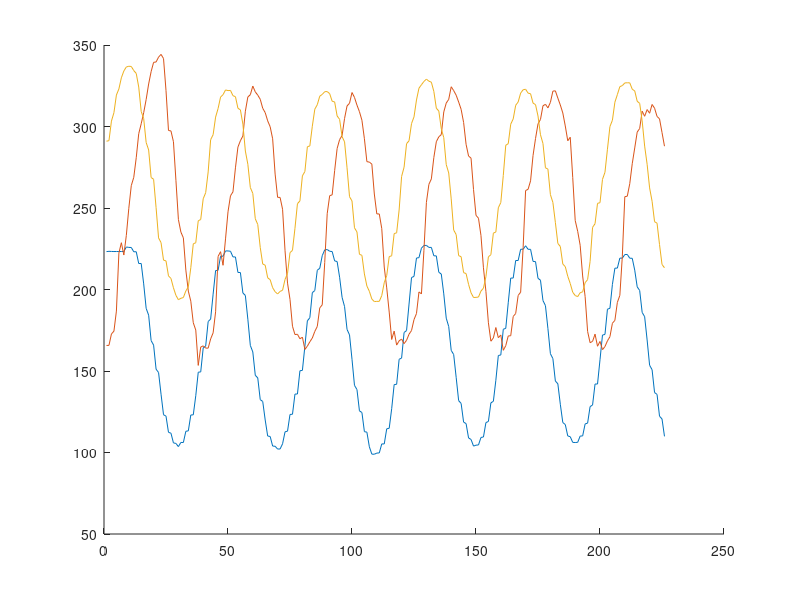
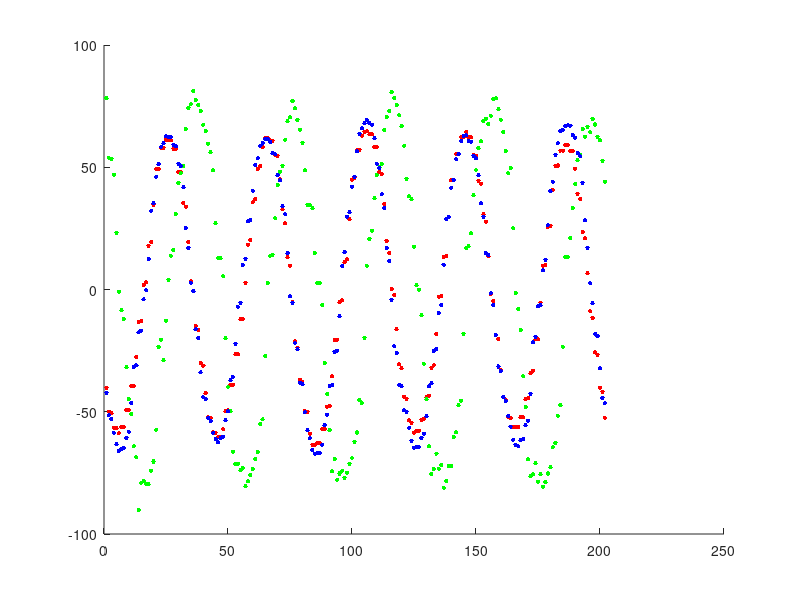
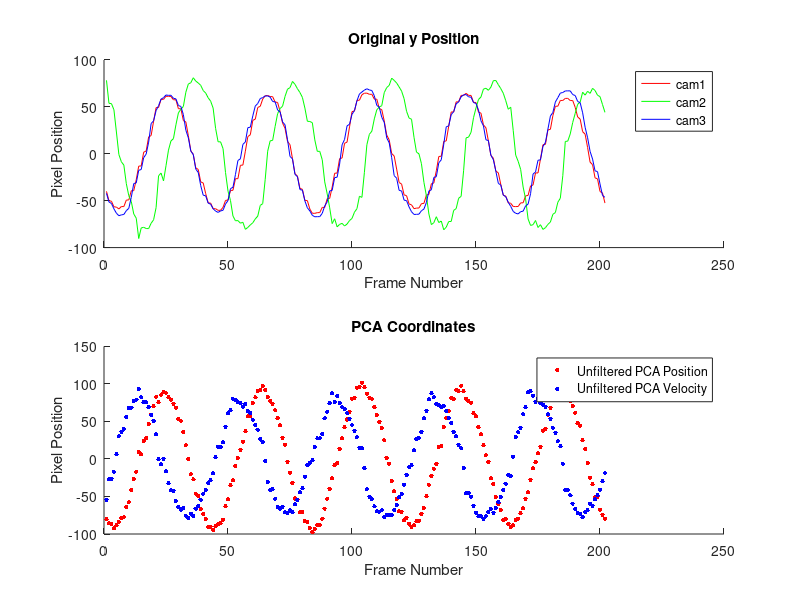
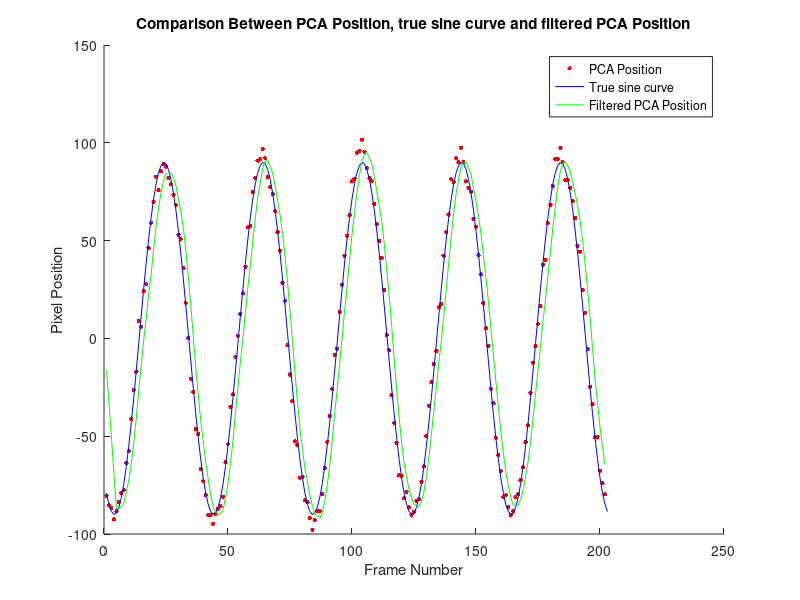

Recreate these plots in MATLAB, in order. (Note: this script raises an error after producing the figures.)
%PCA and SINDy Implementation
%Will Sze
%40096561
clear all; close all; clc;

%Loading Data from extracted location of each camera
load cam1_1_xPos2.mat
load cam1_1_yPos2.mat
cam1_xPos = x_pos;
cam1_yPos = y_pos;

load cam2_1_xPos.mat
load cam2_1_yPos.mat
cam2_xPos = x_pos(1:length(cam1_xPos));
cam2_yPos = y_pos(1:length(cam1_yPos));

load cam3_1_xPos.mat
load cam3_1_yPos.mat
cam3_xPos = x_pos(1:length(cam1_xPos));
cam3_yPos = y_pos(1:length(cam1_yPos));

clear 'x_pos';
clear 'y_pos';

nfigure = 1;

%Plots all three camera y positions
figure(nfigure);
hold on
  plot(cam1_yPos);
  plot(cam2_yPos);
  plot(cam3_yPos);
hold off
nfigure++;

%Removes first few data
Start = 25;
X_og(1,:) = cam1_xPos(Start:end);
X_og(2,:) = cam1_yPos(Start:end);
X_og(3,:) = cam2_xPos(Start:end);
X_og(4,:) = cam2_yPos(Start:end);
X_og(5,:) = cam3_xPos(Start:end);
X_og(6,:) = cam3_yPos(Start:end);

for i = 1:6
  X_og_mean(i) = mean(X_og(i,:));
  X_PCA(i,:) = X_og(i,:) - X_og_mean(i);
end

%Plotting the mean subtracted data
figure(nfigure);
hold on
  plot(X_PCA(2,:),'r.','MarkerSize', 10);
  plot(X_PCA(4,:),'g.','MarkerSize', 10);
  plot(X_PCA(6,:),'b.','MarkerSize', 10);
hold off
nfigure++;


%--------- Applying PCA -----------%
A = 1/sqrt(length(X_og)-1)*X_PCA;

%A_AT = A*A'; %Alternative
%[eig_Vect, eig_Val] = eig(A_AT); %Alternative

[U,S,V] = svd(A,'econ');
Rank_S = 2; %First 2 principal components
Y_PCA = U(:,1:Rank_S)'*X_PCA;

%Ploting Original mean subtracted data and the data obtained from PCA
figure(nfigure);

  subplot (2, 1, 1)
  hold on
  plot(X_PCA(2,:),'r','MarkerSize', 10);
  plot(X_PCA(4,:),'g','MarkerSize', 10);
  plot(X_PCA(6,:),'b','MarkerSize', 10);
  hold off

  title("Original y Position");
  h = legend ("cam1","cam2","cam3");
  xlabel ("Frame Number");
  ylabel ("Pixel Position");

  subplot (2, 1, 2)
  hold on
  plot(Y_PCA(1,:),'r.','MarkerSize', 10);
  plot(Y_PCA(2,:),'b.','MarkerSize', 10);
  hold off

  title("PCA Coordinates");
  h = legend ("Unfiltered PCA Position","Unfiltered PCA Velocity");
  xlabel ("Frame Number");
  ylabel ("Pixel Position");

nfigure++;

%Comparing with a true sine curve
t = linspace(0,202,203);
y_sin = 90*sin(2*pi/40*t-pi/2-0.5);

figure(nfigure)

  hold on
  plot(Y_PCA(1,:),'r.','MarkerSize', 10);
  plot(y_sin,'b','MarkerSize', 10);

  %Filtering
  windowSize = 5;
  b = (1/windowSize)*ones(1,windowSize);
  a = 1;

  Y_PCA(1,:) = filter(b,a,Y_PCA(1,:));
  Y_PCA(2,:) = filter(b,a,Y_PCA(2,:));

  plot(Y_PCA(1,:),'g','MarkerSize', 10);
  hold off

  title("Comparison Between PCA Position, true sine curve and filtered PCA Position");
  h = legend ("PCA Position","True sine curve", "Filtered PCA Position");
  xlabel ("Frame Number");
  ylabel ("Pixel Position");

nfigure++;

%Plotting the filtered PCA Data
figure(nfigure);

  subplot (2, 1, 1)
  hold on
  plot(X_PCA(2,:),'r','MarkerSize', 10);
  plot(X_PCA(4,:),'g','MarkerSize', 10);
  plot(X_PCA(6,:),'b','MarkerSize', 10);
  hold off

  title("Original y Position");
  h = legend ("cam1","cam2","cam3");
  xlabel ("Frame Number");
  ylabel ("Pixel Position");

  subplot (2, 1, 2)
  hold on
  plot(Y_PCA(1,:),'r.','MarkerSize', 10);
  plot(Y_PCA(2,:),'b.','MarkerSize', 10);
  hold off

  title("PCA Coordinates");
  h = legend ("filtered PCA Position","filtered PCA Velocity");
  xlabel ("Frame Number");
  ylabel ("Pixel Position");


nfigure++;

save("Y_PCA.mat",'Y_PCA');


%--------- Applying SINDy -----------%
Framerate = 1;
dt = 1/Framerate;
N_Start = 28;
N_End = 153;
X_SINDy(1,:) = Y_PCA(1,N_Start:(N_End-1));
X_SINDy(2,:) = Y_PCA(2,N_Start:(N_End-1));

Y_SINDy_dxdt = (Y_PCA(:,N_Start+1:(N_End))-Y_PCA(:,N_Start:(N_End-1)))/dt; %derivative
Y_SINDy = Y_PCA(:,N_Start+1:(N_End)) - Y_PCA(:,N_Start).*ones([size(Y_PCA(:,N_Start+1:(N_End)))]);

dxdt_Max = max(Y_SINDy_dxdt(1,:));
scaling = dxdt_Max/max(X_SINDy(2,:))
X_SINDy(2,:) = Y_PCA(2,N_Start:(N_End-1))*scaling;

%Plotting the principal components and their derivatives
figure(nfigure);

  hold on
  plot(X_SINDy(1,:),'r.','MarkerSize', 10);
  plot(X_SINDy(2,:),'b.','MarkerSize', 10);
  plot(Y_SINDy_dxdt(1,:),'g','MarkerSize', 10);
  hold off

  title("PCA Coordinates and derivative comparison");
  h = legend ("Filtered PCA Position","Filtered & Scaled PCA Velocity","Derivative PCA Position");
  xlabel ("Frame Number");
  ylabel ("Pixel Position");

nfigure++;

figure(nfigure);

  hold on
  plot(X_SINDy(1,:),'r.','MarkerSize', 10);
  plot(Y_SINDy_dxdt(1,:),'g.','MarkerSize', 10);
  hold off

  title("PCA Position and its derivative");
  h = legend ("PCA Position","Derivative PCA Position");
  xlabel ("Frame Number");
  ylabel ("Pixel Position");

nfigure++;

figure(nfigure);

  hold on
  plot(X_SINDy(2,:),'b.','MarkerSize', 10);
  plot(Y_SINDy_dxdt(2,:),'o.','MarkerSize', 10);
  hold off

  title("PCA Velocity and its derivative");
  h = legend ("PCA Velocity","Derivative PCA Velocity");
  xlabel ("Frame Number");
  ylabel ("Pixel Position");

nfigure++;

% Defining Dictionary (1, x1, x2, x1^2, x1*x2, x2^2);
Theta = ones([1,length(X_SINDy)]);
Theta(2:3,:) = X_SINDy;
Theta(4,:) = X_SINDy(1,:).^2;
Theta(5,:) = X_SINDy(1,:).*X_SINDy(2,:);
Theta(6,:) = X_SINDy(2,:).^2;

%Applying integration method
ThetaInt = zeros([size(Theta)]);
ThetaInt(:,1) = dt*Theta(:,1);

%reman sum
for i = 2:length(Theta(1,:))
  ThetaInt(:,i) = ThetaInt(:,i-1)+dt*Theta(:,i);
end

coeff = Y_SINDy*pinv(ThetaInt);

%SINDy method begins %adapted from Jason Bramburger's SINDy example code: https://github.com/jbramburger/DataDrivenDynSyst/tree/main/Identifying%20Nonlinear%20Dynamics
lam = 0.1;
k = 1;

Coeff_New = coeff;
Err = sum(sum((abs(coeff - Coeff_New)))); %Coefficient checking
while k == 1 || Err > 0;

  coeff = Coeff_New; %Save new coeff
  smallinds = (abs(coeff)<lam);
  Coeff_New(smallinds) = 0; %Set new coeff small indices to 0;

  for i = 1:2
    biginds = ~smallinds(i,:);
    Coeff_New(i,biginds) = Y_SINDy(i,:)*pinv(ThetaInt(biginds,:)); %Find new coeff for big indices;
  end

  k = k + 1;
  Err = sum(sum((abs(coeff - Coeff_New))));
end

%Display results
fprintf('Expected Output: \n')
fprintf('z1_dot = z2 \n')
fprintf('z2_dot = -Az2 - Bz1 \n')
fprintf('B is K/m (2pi/T)^2 should be around 0.025\n')

mons2 = {''; 'z1'; 'z2'; 'z1^2'; 'z1z2'; 'z2^2'};

fprintf('\nSINDy Output with lam = %d', lam)
fprintf(' and dt = %d:\n', dt)
fprintf('z1_dot = ')
for i = 1:length(Coeff_New)

  if Coeff_New(1,i) < -1e-5;
    mons2_get = mons2{i};
    fprintf(" - %d %s", abs(Coeff_New(1,i)),mons2_get);
  elseif Coeff_New(1,i) > 1e-5
    mons2_get = mons2{i};
    fprintf(" + %d %s", abs(Coeff_New(1,i)),mons2_get);
  end

end
fprintf('\n')


fprintf('z2_dot = ')
for i = 1:length(Coeff_New)

  if Coeff_New(2,i) < -1e-5
    mons2_get = mons2{i};
    fprintf(" - %d %s", abs(Coeff_New(2,i)),mons2_get);
  elseif Coeff_New(2,i) > 1e-5
    mons2_get = mons2{i};
    fprintf(" + %d %s", abs(Coeff_New(2,i)),mons2_get);
  end

end
fprintf('\n')

%Simulate results and plot
fprintf('\nSimulating SINDy discovered model...\n')
[t_sim,Y_PCA_Sim] = RK4_Sys_Inputs(@f, 0, [85,0], 126, 125, 0);
figure(nfigure);

hold on
plot(Y_PCA(1,N_Start:(N_End-1)),'r.','MarkerSize', 10);
plot(Y_PCA_Sim(:,1),'b','MarkerSize', 10);
hold off

title("PCA Position and Simulated SINDy model using RK4 for comparison");
h = legend ("Filtered PCA Position","RK4 Simulated SINDy Model");
xlabel ("Frame Number");
ylabel ("Pixel Position");

nfigure++;
